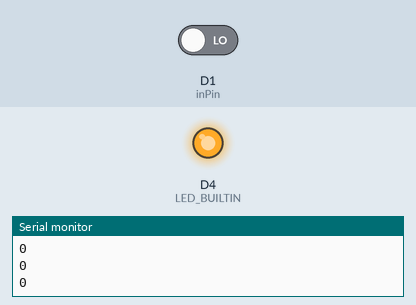
This sketch was run on a simulated ESP8266 (NodeMCU). Shown: output pins drawn as LEDs (lit = HIGH, except the on-board LED, lit = LOW), the last lines printed to the serial monitor. The test bench sets the inputs (shaded band); at power-on: D1 (inPin) LOW.

Above: at 2.3 s.
2.4 s: D1 (inPin) driven HIGH
At 3.4 s:
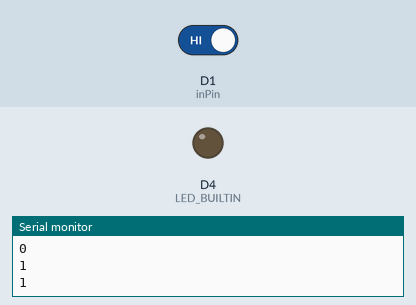
4.0 s: D1 (inPin) driven LOW
At 4.5 s:
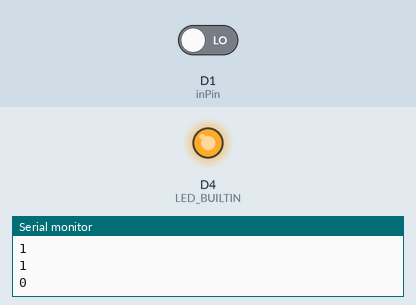
Timing chart, 0 to 7.0 s (numbered marks = the images above; inputs shaded):
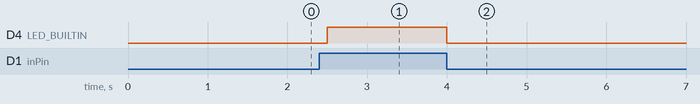

Measured:
- after the input at 2.4 s, D4 (LED_BUILTIN): LOW → HIGH after 0.10 s
- after the input at 4.0 s, D4 (LED_BUILTIN): HIGH → LOW at once

The sketch:

HumanInduction.ino
```cpp
int inPin = D1;

void setup() {
  // put your setup code here, to run once:
  pinMode(inPin,INPUT);
  pinMode(LED_BUILTIN, OUTPUT);
  Serial.begin(115200);
}

void loop() {
  // put your main code here, to run repeatedly:
  delay(500);
  int state = digitalRead(inPin);
  Serial.println(state);
  digitalWrite(LED_BUILTIN,state);
}
```
